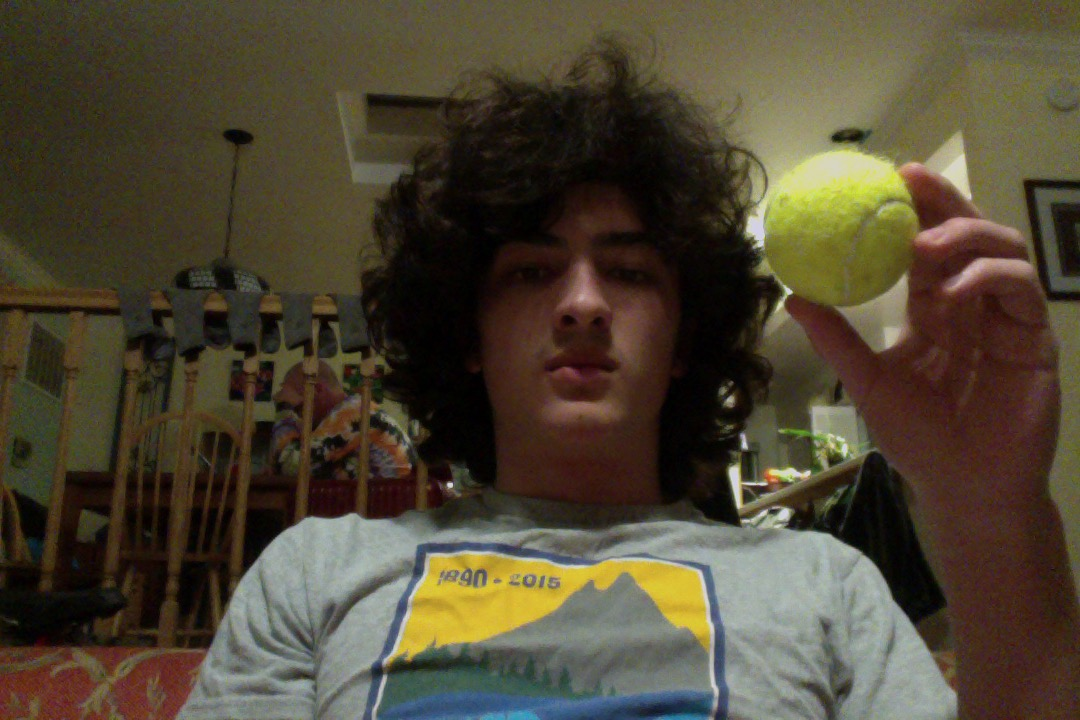
#> input picture ballPicture.jpeg, 1080 x 720 px, given in place of the camera
$ python CannyDetection.py
#> lines starting #> are read from the running program, lines starting #| are printed output that depends on the picture; after the words box and inside, x2 and y2 are one past the last pixel; in counts of white or black regions, pixels touching at a corner belong together
import numpy as np
import cv2
from colormap import rgb2hex
from scipy.linalg import circulant

def edgeDetection():
    cap = cv2.VideoCapture(0)
    cap.set(3, 512)
    cap.set(4, 1024)

    while(True):
        # Capture frame-by-frame
        ret, frame = cap.read()
#> frame is the input picture: shape (720, 1080, 3); mean B, G, R 51.7, 69.9, 78.6

        # gaussian kernel
        gaussian = np.array([
            [1,2,1],
            [2,4,2],
            [1,2,1]]) * (1/16)

        smoothed = cv2.filter2D(frame, -1, gaussian)

        # sobel kernels
        horizontal = np.array([
            [-1,0,1],
            [-2,0,2],
            [-1,0,1]])

        vertical = np.array([
            [1,2,1],
            [0,0,0],
            [-1,-2,-1]])


        horizontalMapped = cv2.filter2D(smoothed, -1, horizontal)
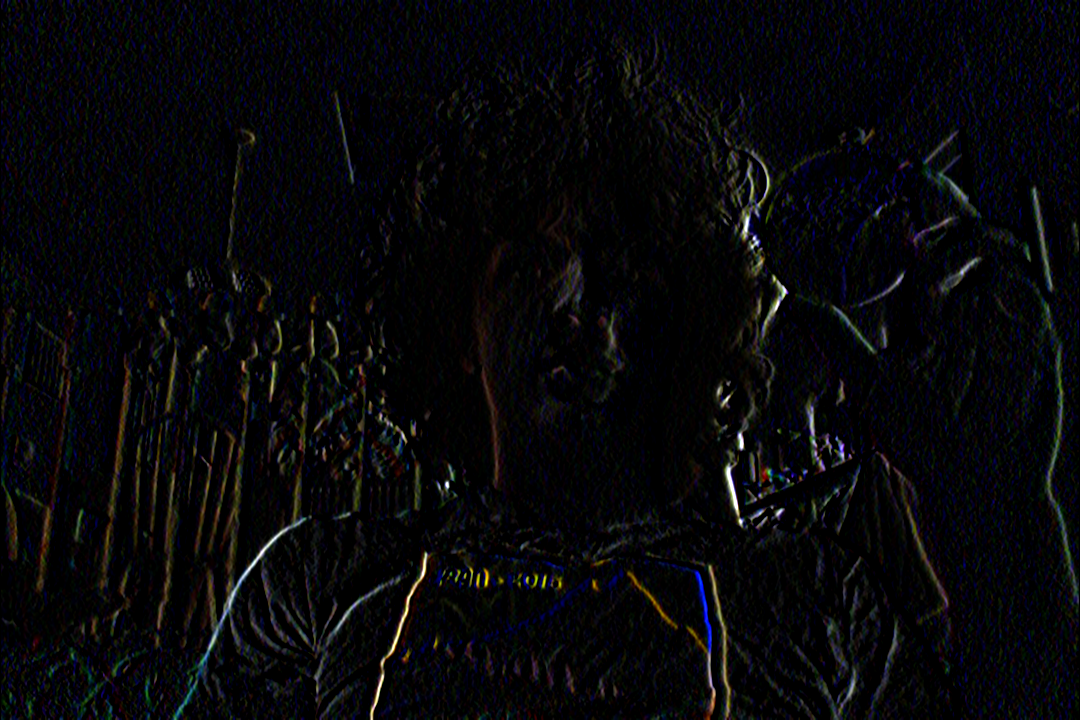
#> horizontalMapped: shape (720, 1080, 3); mean B, G, R 10, 7.5, 7.5
        verticalMapped = cv2.filter2D(smoothed, -1, vertical)
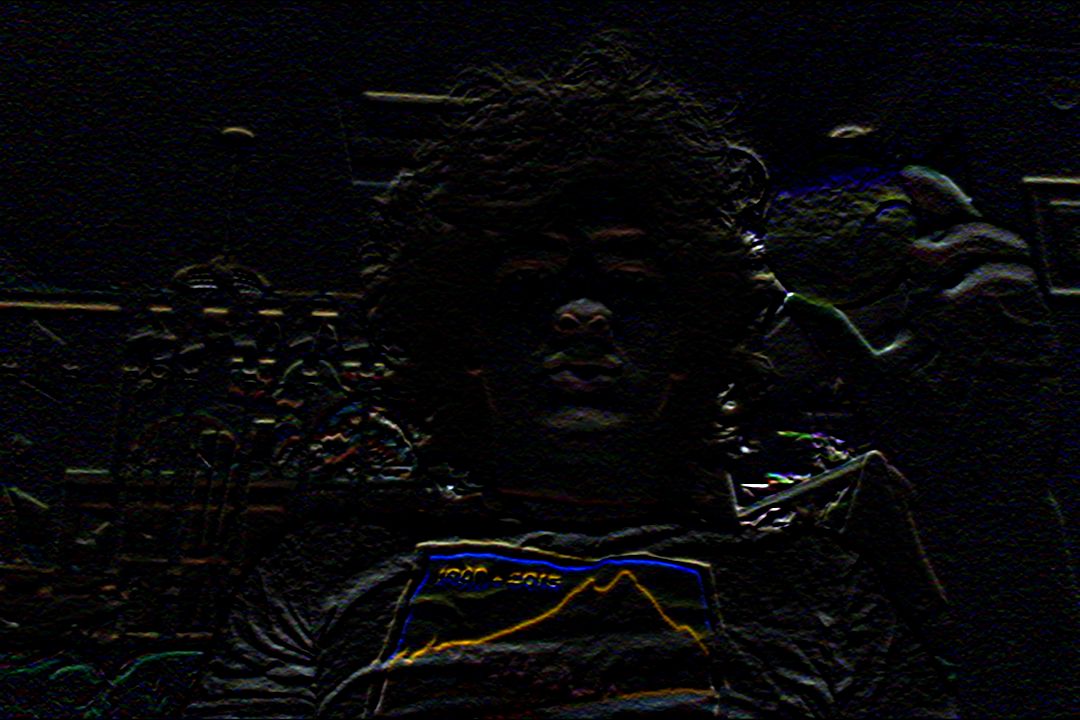
#> verticalMapped: shape (720, 1080, 3); mean B, G, R 9.2, 7.5, 7.5
        both = cv2.bitwise_or(horizontalMapped, verticalMapped)
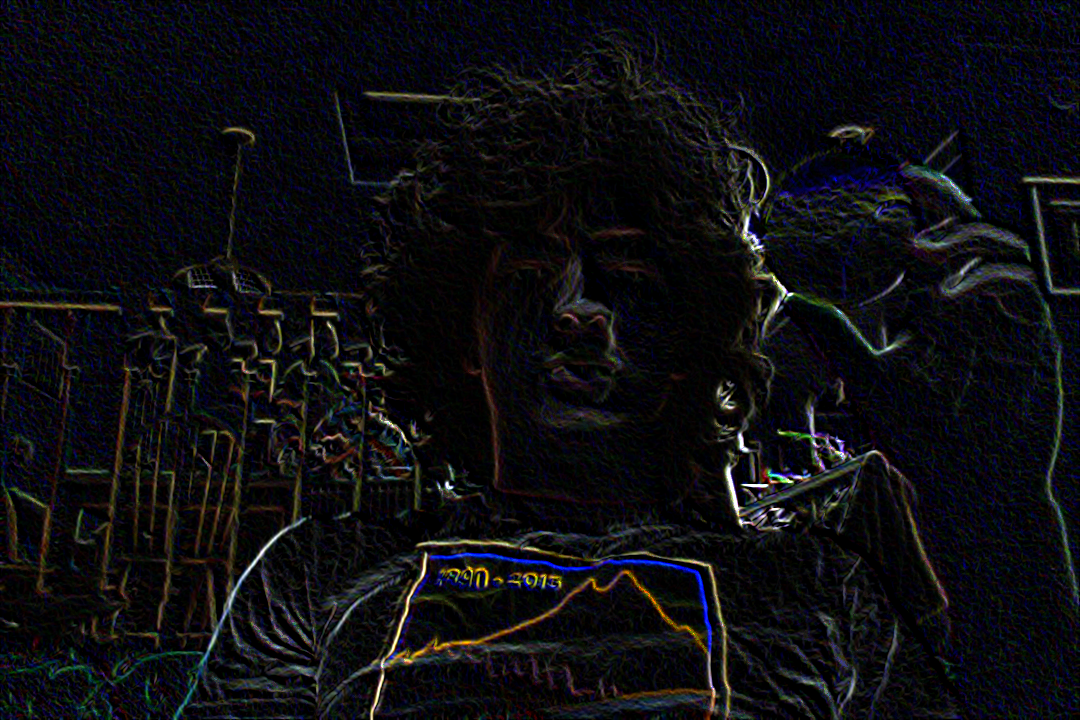
#> both: shape (720, 1080, 3); mean B, G, R 17.5, 13.9, 13.8
        both = cv2.cvtColor(both, cv2.COLOR_BGR2GRAY)
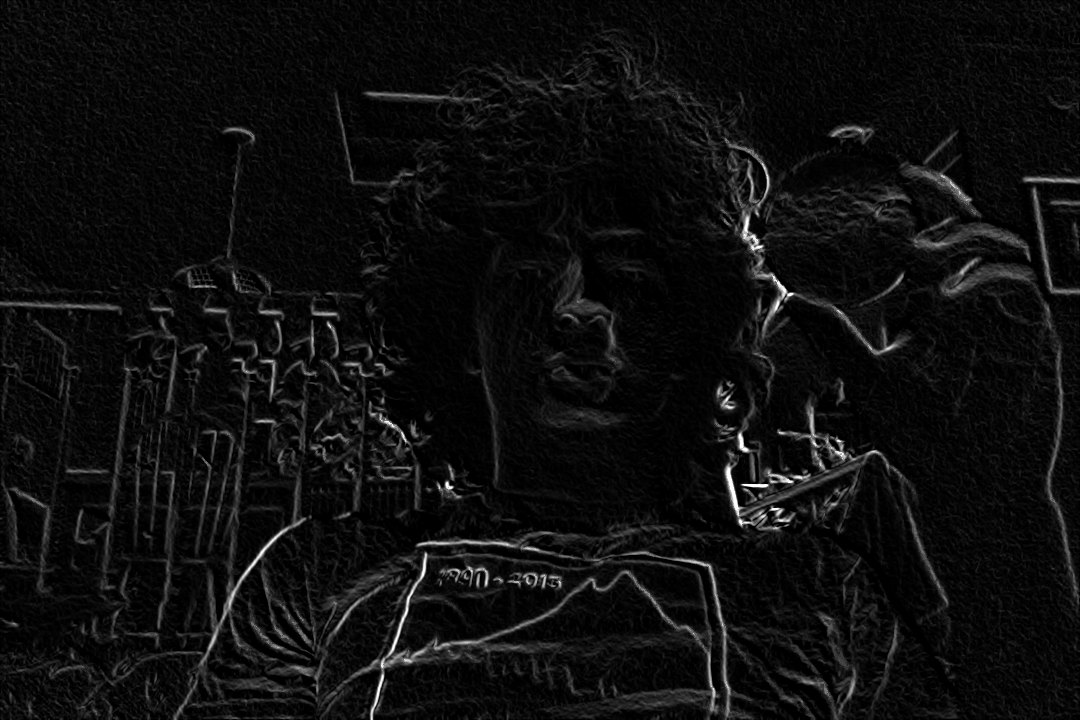
#> both: shape (720, 1080); min 0, max 255, mean 14.3
        both = np.where(both > 50, 50, 0).astype(both.dtype)
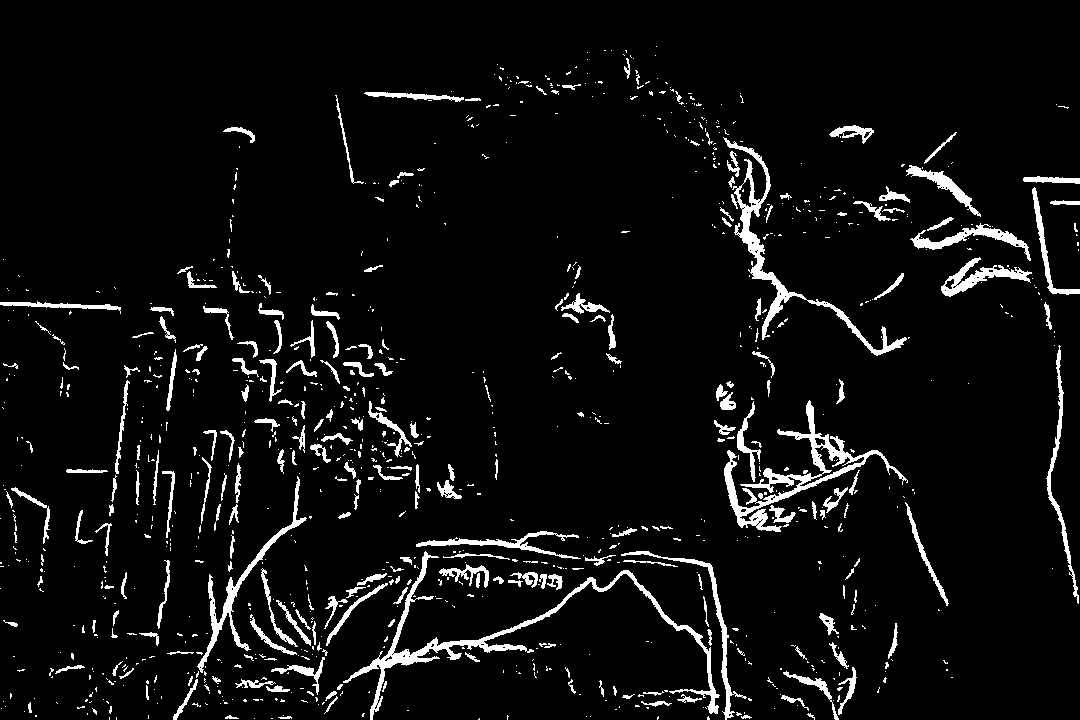
#> both: shape (720, 1080); values 0 (black) and 50 (white), 5.7% white; 1036 white regions (782 under 20 px), largest, box (x1, y1, x2, y2) and area: (343, 551, 720, 720) 4079, (724, 400, 908, 532) 3544, (723, 137, 907, 356) 2966
        cv2.imshow('vert', verticalMapped)
        cv2.imshow('horiz', horizontalMapped)
        cv2.imshow('both', both)


        if cv2.waitKey(1) & 0xFF == ord('q'):
#> (key q is pressed here)
            break
    # When everything done, release the capture
    cap.release()
    cv2.destroyAllWindows()

edgeDetection()

$ run again, on test.jpeg
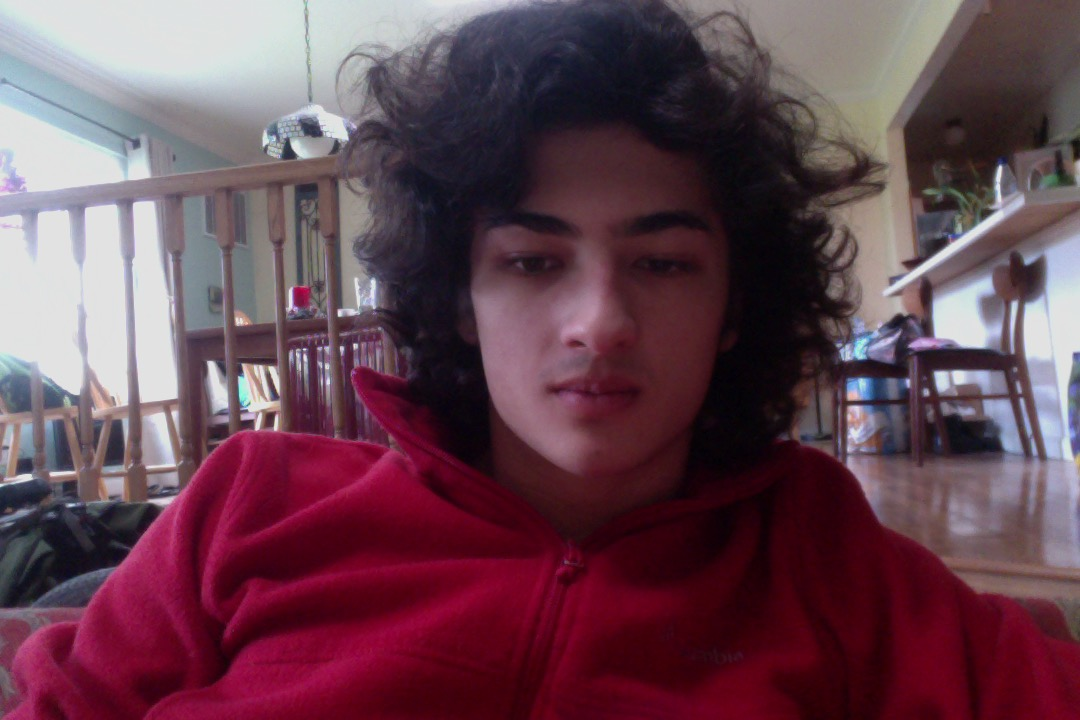
#> input picture test.jpeg, 1080 x 720 px, given in place of the camera
#> in edgeDetection, frame is the input picture: shape (720, 1080, 3); mean B, G, R 81.1, 68.8, 102.6
#> in edgeDetection, `verticalMapped = cv2.filter2D(smoothed, -1, vertical)`:
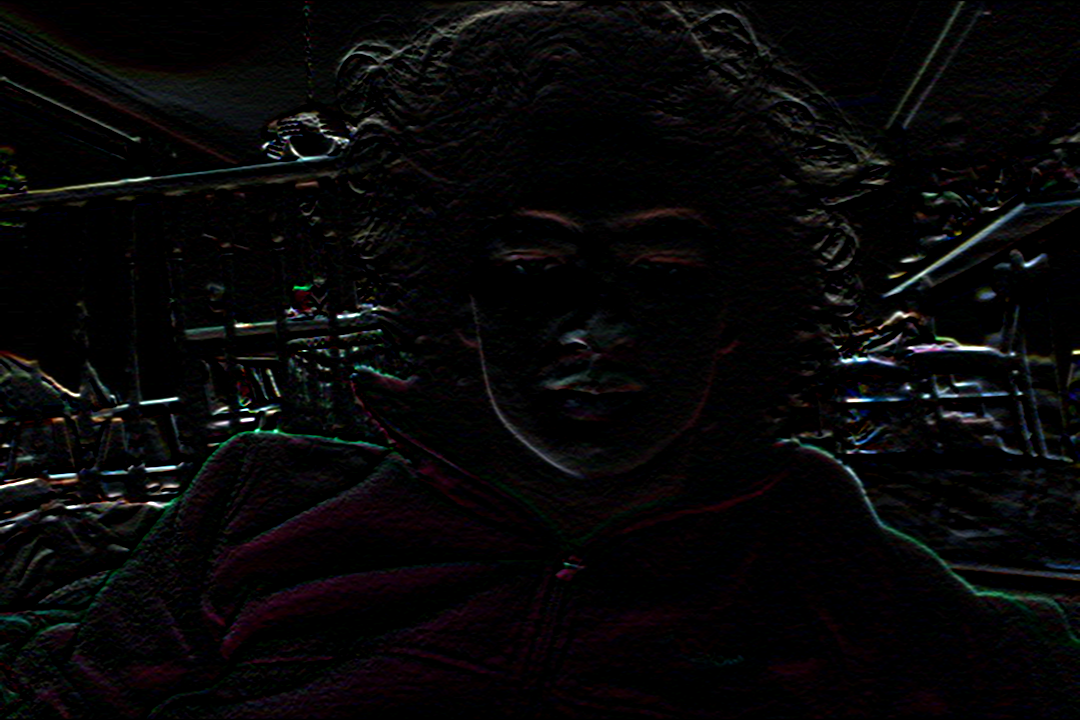
#> verticalMapped: shape (720, 1080, 3); mean B, G, R 7.6, 7.1, 7.6
#> in edgeDetection, `both = np.where(both > 50, 50, 0).astype(both.dtype)`:
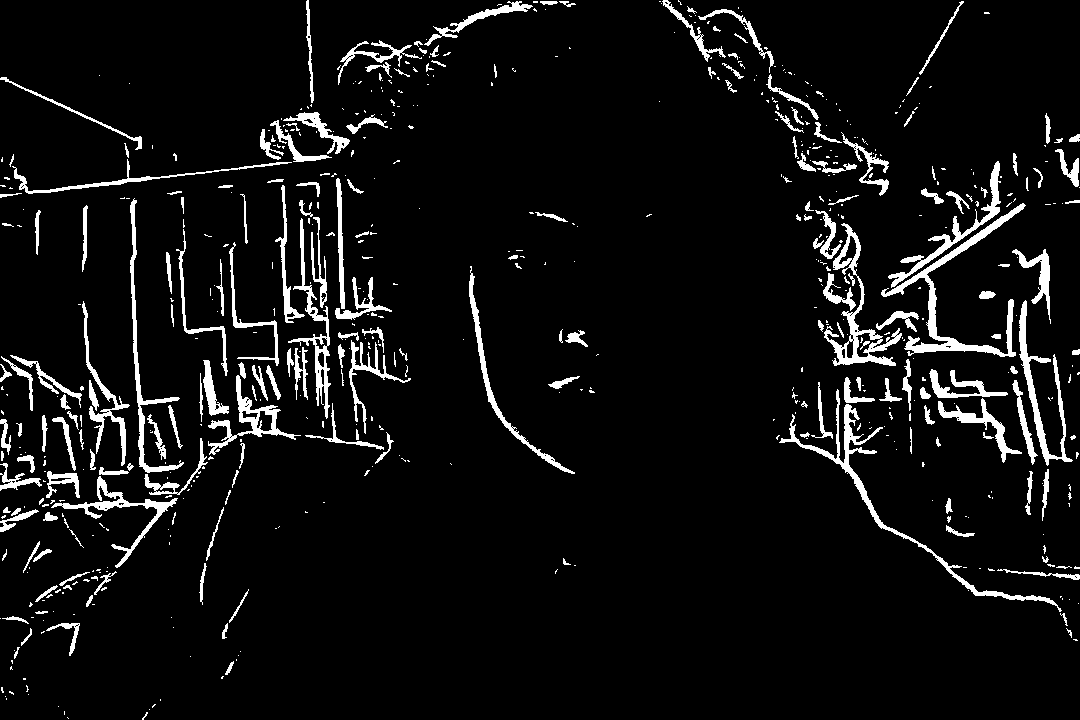
#> both: shape (720, 1080); values 0 (black) and 50 (white), 6.4% white; 629 white regions (427 under 20 px), largest, box (x1, y1, x2, y2) and area: (881, 203, 1026, 357) 2680, (779, 389, 1062, 612) 2478, (824, 223, 902, 366) 2013
